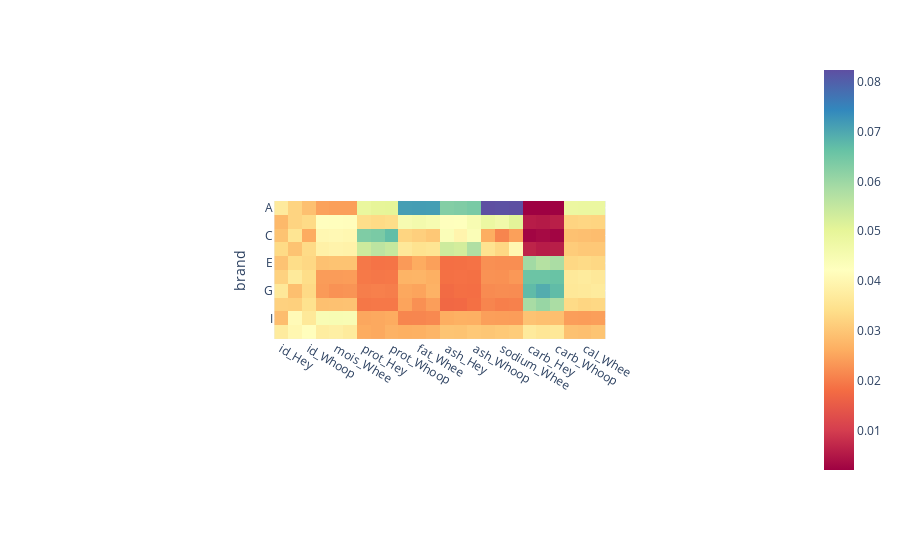

The notebook cell saved with this chart:
### Code cell
def two_categoricals_means(df, cat1, cat2, continuous=continuous):
    gb = pizza.groupby(["brand", "seggie"])[continuous].mean()
        
    summit = gb.sum(axis=0)
    gb1 = gb / summit
    
    gb2 = gb1.reset_index().pivot(index="brand", columns="seggie")
    gb2.columns = ["_".join(j) for j in gb2.columns]
    return px.imshow(gb2,  color_continuous_scale="Spectral")

two_categoricals_means(pizza, "brand", "seggie", continuous)

### Figure 1 — Plotly figure (JSON) as saved in the notebook; plotly's stock layout.template omitted (floating-point values rounded to 4 significant figures; data arrays with more than 128 entries replaced by an {"elided": "..."} marker saying what was removed)
{"data": [{"coloraxis": "coloraxis", "hovertemplate": "x: %{x}<br>brand: %{y}<br>color: %{z}<extra></extra>", "name": "0", "type": "heatmap", "x": ["id_Hey", "id_Whee", "id_Whoop", "mois_Hey", "mois_Whee", "mois_Whoop", "prot_Hey", "prot_Whee", "prot_Whoop", "fat_Hey", "fat_Whee", "fat_Whoop", "ash_Hey", "ash_Whee", "ash_Whoop", "sodium_Hey", "sodium_Whee", "sodium_Whoop", "carb_Hey", "carb_Whee", "carb_Whoop", "cal_Hey", "cal_Whee", "cal_Whoop"], "xaxis": "x", "y": ["A", "B", "C", "D", "E", "F", "G", "H", "I", "J"], "yaxis": "y", "z": {"elided": "10x24 float values"}}], "layout": {"autosize": true, "coloraxis": {"colorscale": [[0, "rgb(158,1,66)"], [0.1, "rgb(213,62,79)"], [0.2, "rgb(244,109,67)"], [0.3, "rgb(253,174,97)"], [0.4, "rgb(254,224,139)"], [0.5, "rgb(255,255,191)"], [0.6, "rgb(230,245,152)"], [0.7, "rgb(171,221,164)"], [0.8, "rgb(102,194,165)"], [0.9, "rgb(50,136,189)"], [1, "rgb(94,79,162)"]]}, "margin": {"t": 60}, "xaxis": {"anchor": "y", "autorange": true, "constrain": "domain", "domain": [0.2698, 0.7302], "range": [-0.5, 23.5], "scaleanchor": "y", "type": "category"}, "yaxis": {"anchor": "x", "autorange": true, "constrain": "domain", "domain": [0, 1], "range": [9.5, -0.5], "title": {"text": "brand"}, "type": "category"}}}
